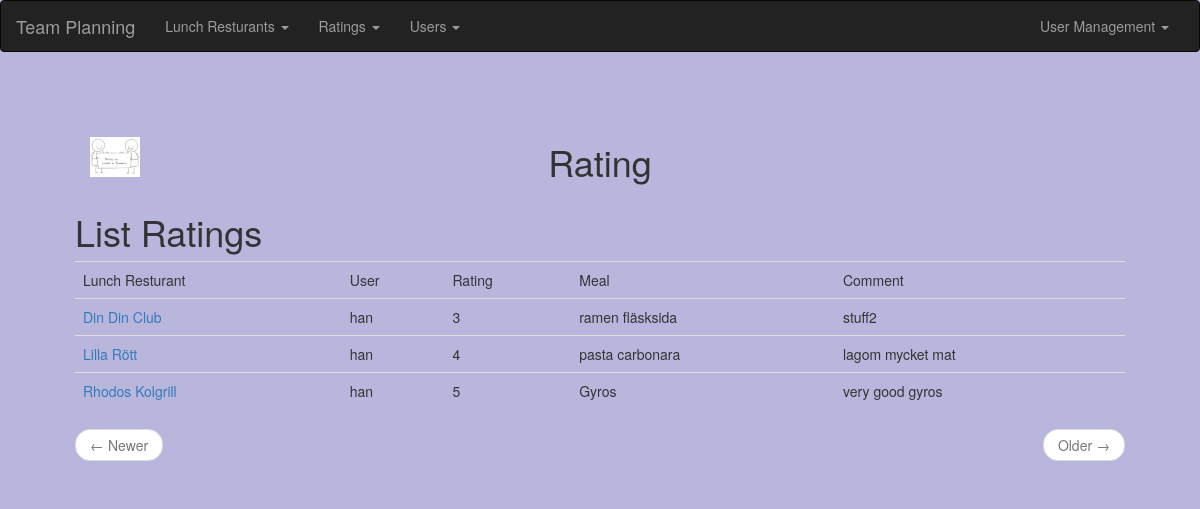
The app's page /rating/list/ (signed in) with its own data.
### app/main/models.py (models this page shows, shortened)
class PaginatedAPIMixin(object):
    @staticmethod
    def to_collection_dict(query, page, per_page, endpoint, **kwargs):
        resources = query.paginate(page, per_page, False)
        print("page: %s per_page: %s endpoint %s" % (page, per_page, endpoint))
        data = {
            'items': [item.to_dict() for item in resources.items],
            '_meta': {
                'page': page,
                'per_page': per_page,
                'total_pages': resources.pages,
                'total_items': resources.total
            },
            '_links': {
                'self': url_for(endpoint, page=page, per_page=per_page,
                                **kwargs),
                'next': url_for(endpoint, page=page + 1, per_page=per_page,
                                **kwargs) if resources.has_next else None,
                'prev': url_for(endpoint, page=page - 1, per_page=per_page,
                                **kwargs) if resources.has_prev else None
            }
        }
        return data

class Rating(PaginatedAPIMixin, db.Model):
    __tablename__ = "rating"
    id = db.Column(db.Integer, primary_key=True, autoincrement=True)
    date = db.Column(db.DateTime, index=True, default=datetime.utcnow)
    resturant_id = db.Column(db.Integer, db.ForeignKey('lunchresturant.id'))
    resturant = db.relationship('LunchResturant')
    user_id = db.Column(db.Integer, db.ForeignKey('user.id'))
    user = db.relationship('User')
    rating = db.Column(db.Integer)
    meal = db.Column(db.String(255))
    comment = db.Column(db.String(255))

class LunchResturant(PaginatedAPIMixin, db.Model):
    __tablename__ = "lunchresturant"
    id = db.Column(db.Integer, primary_key=True, autoincrement=True)
    name = db.Column(db.String(140))
    about = db.Column(db.String(140))
    average_rating = db.Column(db.Float)
    location  = db.Column(db.String(140), default="Sundbyberg Sweden") # TODO use current_app.config['DEFAULT_LOCATION']
    updated = db.Column(db.DateTime, index=True, default=datetime.utcnow)

class User(PaginatedAPIMixin, UserMixin, db.Model):
    __tablename__ = "user"
    id = db.Column(db.Integer, primary_key=True, autoincrement=True)
    username = db.Column(db.String(64), index=True, unique=True)
    email = db.Column(db.String(120), index=True, unique=True)
    password_hash = db.Column(db.String(128))
    about_me = db.Column(db.String(140))
    last_seen = db.Column(db.DateTime, default=datetime.utcnow)
    api_key = db.Column(db.String(40), index=True, unique=True)
    token = db.Column(db.String(40), index=True, unique=True)
    token_expiration = db.Column(db.DateTime)
    active = db.Column(db.Integer)
    role = db.Column(db.String(140))

### app/main/routes.py (the view)
@bp.route('/rating/list/', methods=['GET', 'POST'])
@login_required
def rating_list():
    page = request.args.get('page', 1, type=int)
    rating = Rating.query.order_by(Rating.rating).paginate(
            page=page, per_page=current_app.config['POSTS_PER_PAGE'])
    next_url = url_for('main.rating_list', page=rating.next_num) \
        if rating.has_next else None
    prev_url = url_for('main.rating_list', page=rating.prev_num) \
        if rating.has_prev else None
    return render_template('rating.html', title=_('Rating'),
                           allrating=rating.items, next_url=next_url,
                           prev_url=prev_url)

### app/main/models.py (called while the page is built)
@login.user_loader
def load_user(id):
    return User.query.get(int(id))

### app/main/routes.py (called while the page is built)
@bp.before_app_request
def before_request():
    if current_user.is_authenticated:
        current_user.last_seen = datetime.utcnow()
        db.session.commit()
    g.locale = str(get_locale())

### app/templates/rating.html (shortened to what this page needs)
{% extends "base.html" %}
{% import 'bootstrap/wtf.html' as wtf %}
{% block app_content %}
{% if allrating %}
    <h1>{{ _('List Ratings') }}</h1>
    <table class="table table-hover">
      <tr>
        <td>{{_('Lunch Resturant')}}</td>
        <td>{{_('User')}}</td>
        <td>{{_('Rating')}}</td>
        <td>{{_('Meal')}}</td>
        <td>{{_('Comment')}}</td>
      </tr>
    {% for rate in allrating %}
          <tr>
            <td> <a href="{{ url_for('main.lunchresturant_view',id=rate.resturant.id) }}"> {{rate.resturant.name}}  </a>      </td>
            <td>  {{rate.user.username}}   </td>
            <td>  {{rate.rating}}    </td>
            <td>  {{rate.meal}}    </td>
            <td>  {{rate.comment}}    </td>
          </tr>
      {% endfor %}
      </table>
{% endif %}
    <nav aria-label="...">
        <ul class="pager">
            <li class="previous{% if not prev_url %} disabled{% endif %}">
                <a href="{{ prev_url or '#' }}">
                    <span aria-hidden="true">&larr;</span> {{ _('Newer ') }}
                </a>
            </li>
            <li class="next{% if not next_url %} disabled{% endif %}">
                <a href="{{ next_url or '#' }}">
                    {{ _('Older ') }} <span aria-hidden="true">&rarr;</span>
                </a>
            </li>
        </ul>
    </nav>
{% endblock %}

### app/templates/base.html (shortened to what this page needs)
{% extends 'bootstrap/base.html' %}
{% block navbar %}
<nav class="navbar navbar-inverse ">
 <div class="container-fluid">
   <div class="navbar-header">
     <a class="navbar-brand" href="/">Team Planning</a>
   </div>
   {% if current_user.is_authenticated %}
  <div class="collapse navbar-collapse" id="myNavbar">
   <ul class="nav navbar-nav">
     <li class="dropdown">
         <a class="dropdown-toggle" data-toggle="dropdown" href="#">{{ _('Lunch Resturants') }}
         <span class="caret"></span></a>
     </li>
     <li class="dropdown">
         <a class="dropdown-toggle" data-toggle="dropdown" href="#">{{ _('Ratings') }}
         <span class="caret"></span></a>
     </li>
     <li class="dropdown">
         <a class="dropdown-toggle" data-toggle="dropdown" href="#">{{ _('Users') }}
         <span class="caret"></span></a>
     </li>
   </ul>
   {% endif %}
   <ul class="nav navbar-nav navbar-right">
       {% if current_user.is_anonymous %}
       <li class="nav-item"><a href="{{ url_for('auth.login') }}">{{ _('Login') }}</a></li>
       {% else %}
       <li class="dropdown">
           <a class="dropdown-toggle" data-toggle="dropdown" href="#">User Management
           <span class="caret"></span></a>
       </li>
       {% endif %}
   </ul>
 </div>
</nav>
{% endblock %}
{% block content %}
    <div class="container-fluid" style="margin-left:5%;margin-right:5%;margin-top:70px">
        <div class="row">
          <div class="col-sm-4">
            <p class="center">
              <a href="{{ url_for('main.index') }}" class="navbar-brand">
                <img src="{{ url_for('static', filename='logo.jpg') }}" alt="logo simplex" />
              </a>
            </p>
          </div>
          <div class="col-sm-4">
            <p class="text-center">
              <h1 class="text-center"> {% if title %} {{ title }} {% else %}{{ _('Welcome to Team Plan') }}{% endif %}</h1>
            </p>
          </div>
        </div>
        {% block app_content %}{% endblock %}
    </div>
{% endblock %}
{% block scripts %}
    <link rel="stylesheet" type="text/css" href="{{ url_for('static',filename='styles/custom.css') }}">
{% endblock %}

### app/static/styles/custom.css (style rules this page uses)
body { background: #b9b6de !important; }

### records on screen
Rating: resturant.name "Din Din Club", user.username "han", rating "3", meal "ramen fläsksida", comment "stuff2"
Rating: resturant.name "Lilla Rött", user.username "han", rating "4", meal "pasta carbonara", comment "lagom mycket mat"
Rating: resturant.name "Rhodos Kolgrill", user.username "han", rating "5", meal "Gyros", comment "very good gyros"

### other values on screen
{{ title }} "Rating"
